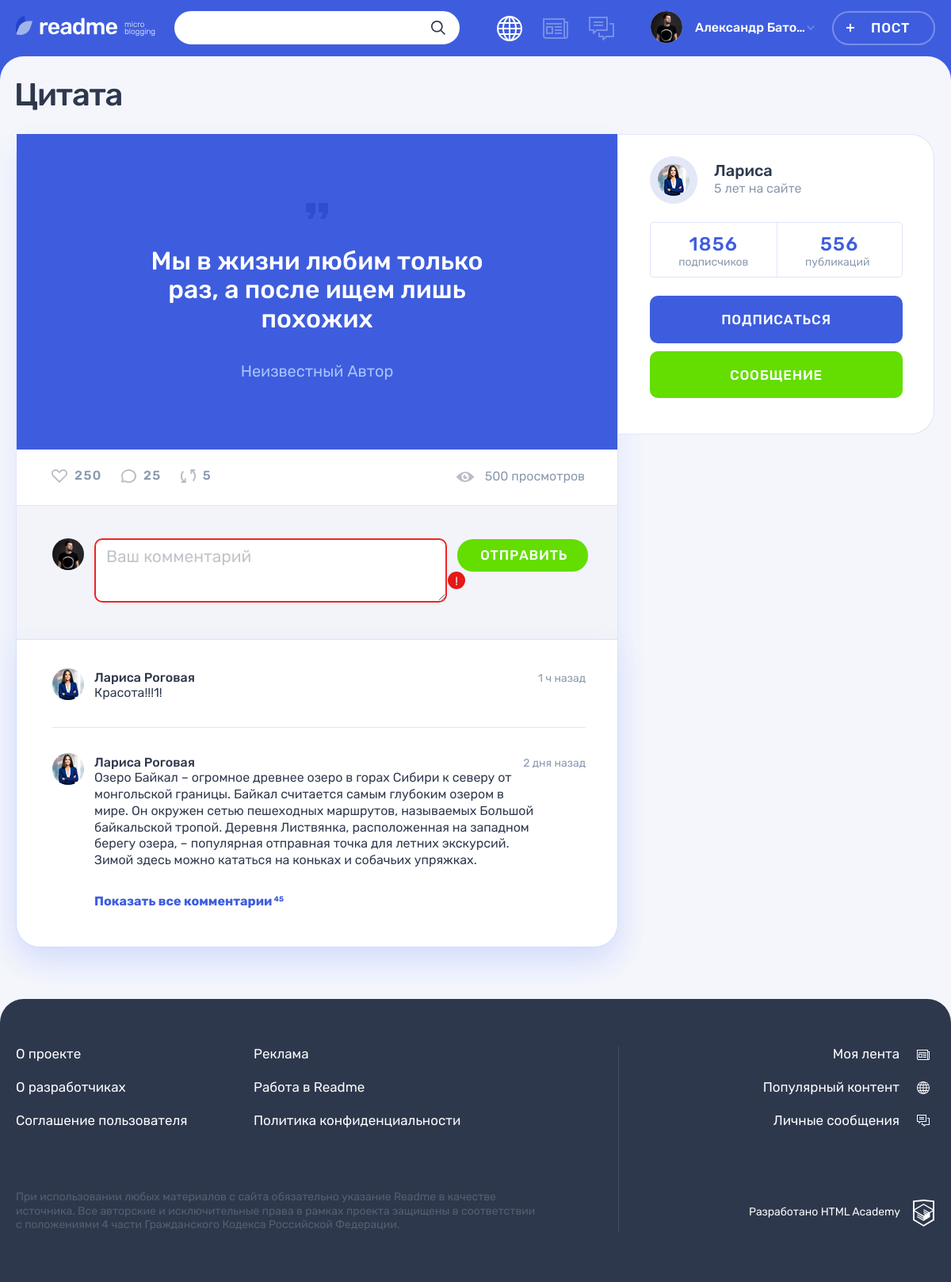
Screenshot of /post.php?post_id=1 with the database file from the repository.
### tables this page shows
CREATE TABLE IF NOT EXISTS posts (
  id BIGINT AUTO_INCREMENT PRIMARY KEY,
  post_datetime DATETIME DEFAULT CURRENT_TIMESTAMP,
  post_title TINYTEXT,
  post_content LONGTEXT,
  post_cite_author TINYTEXT,
  post_featured_image TINYTEXT,
  post_featured_video TINYTEXT,
  post_source_link TINYTEXT,
  post_views_count BIGINT DEFAULT 0,
  post_author_id BIGINT NOT NULL,
  post_type_id BIGINT,
  post_tags_list TINYTEXT
);

CREATE TABLE IF NOT EXISTS users (
  id BIGINT AUTO_INCREMENT PRIMARY KEY,
  user_email VARCHAR(255) NOT NULL UNIQUE,
  user_login TINYTEXT,
  user_password TINYTEXT,
  user_avatar TINYTEXT
);

### helpers.php (called while the page is built, shortened)
<?php
function include_template($name, array $data = [])
{
    $name = 'templates/' . $name;
    extract($data);
    require $name;
    $result = ob_get_clean();
    return $result;
}

### post.php (the view, shortened to what this page needs)
<?php
require_once 'helpers.php';
$page_title = "readme: популярное";
$is_auth = rand(0, 1);
$user_name = 'Александр Батолло';
$active_post = filter_input(INPUT_GET, 'post_id');
require_once 'init.php';
if (!$link) {
  $error = mysqli_connect_error();
  $content = include_template('error.php', ['error' => $error]);
} else {
  $sql = "SELECT * FROM posts p " .
      "INNER JOIN users u ON post_author_id = u.id " .
      "INNER JOIN content_types ct ON post_type_id = ct.id " .
      "WHERE p.id = $active_post";
  $result = mysqli_query($link, $sql);
  if ($result) {
    $active_post_col = mysqli_fetch_all($result, MYSQLI_ASSOC);
    $active_content_type_class = $active_post_col[0]['content_type_class'];
    $active_post_title = $active_post_col[0]['post_title'];
    $active_post_content = $active_post_col[0]['post_content'];
    $active_post_source_link = $active_post_col[0]['post_source_link'];
    $active_post_user_login = $active_post_col[0]['user_login'];
    $active_post_user_avatar = $active_post_col[0]['user_avatar'];
  }
}
$post_content = include_template(
    "post-$active_content_type_class.php",
    [
        'content' => $active_post_content,
        'post_source_link' => $active_post_source_link
    ]
);
$page_content = include_template(
    'single-post.php',
    [
        'content' => $post_content,
        'post' => $active_post,
        'title' => $active_post_title,
        'active_post_user_login' => $active_post_user_login,
        'active_post_user_avatar' => $active_post_user_avatar
    ]
);
$layout_content = include_template(
    'layout.php',
    [
        'content' => $page_content,
        'modifier' => 'page__main--publication',
        'title' => $page_title,
        'user_name' => $user_name,
        'is_auth' => $is_auth
    ]
);
print($layout_content);

### templates/post-quote.php
<div class="post-details__image-wrapper post-quote">
  <div class="post__main">
    <blockquote>
      <p>
        <?= $content ?>
      </p>
      <cite><?= $post_source_link ?></cite>
    </blockquote>
  </div>
</div>

### templates/single-post.php (shortened to what this page needs)
<div class="container">
  <h1 class="page__title page__title--publication"><?= $title ?></h1>
  <section class="post-details">
    <div class="post-details__wrapper post-photo">
      <div class="post-details__main-block post post--details">
        <?= $content ?>
        <div class="post__indicators">
          <div class="post__buttons">
            <a class="post__indicator post__indicator--likes button" href="#" title="Лайк">
              <svg class="post__indicator-icon" width="20" height="17">
                <use xlink:href="#icon-heart"></use>
              </svg>
              <span>250</span>
            </a>
            <a class="post__indicator post__indicator--comments button" href="#" title="Комментарии">
              <svg class="post__indicator-icon" width="19" height="17">
                <use xlink:href="#icon-comment"></use>
              </svg>
              <span>25</span>
            </a>
            <a class="post__indicator post__indicator--repost button" href="#" title="Репост">
              <svg class="post__indicator-icon" width="19" height="17">
                <use xlink:href="#icon-repost"></use>
              </svg>
              <span>5</span>
            </a>
          </div>
          <span class="post__view">500 просмотров</span>
        </div>
        <div class="comments">
          <form class="comments__form form" action="#" method="post">
            <div class="comments__my-avatar">
              <img class="comments__picture" src="img/userpic-medium.jpg" alt="Аватар пользователя">
            </div>
            <div class="form__input-section form__input-section--error">
              <textarea class="comments__textarea form__textarea form__input" placeholder="Ваш комментарий"></textarea>
              <button class="form__error-button button" type="button">!</button>
            </div>
            <button class="comments__submit button button--green" type="submit">Отправить</button>
          </form>
          <div class="comments__list-wrapper">
            <ul class="comments__list">
              <li class="comments__item user">
                <div class="comments__avatar">
                  <a class="user__avatar-link" href="#">
                    <img class="comments__picture" src="img/userpic-larisa.jpg" alt="Аватар пользователя">
                  </a>
                </div>
                <div class="comments__info">
                  <div class="comments__name-wrapper">
                    <a class="comments__user-name" href="#">
                      <span>Лариса Роговая</span>
                    </a>
                    <time class="comments__time" datetime="2019-03-20">1 ч назад</time>
                  </div>
                  <p class="comments__text">
                    Красота!!!1!
                  </p>
                </div>
              </li>
              <li class="comments__item user">
                <div class="comments__avatar">
                  <a class="user__avatar-link" href="#">
                    <img class="comments__picture" src="img/userpic-larisa.jpg" alt="Аватар пользователя">
                  </a>
                </div>
                <div class="comments__info">
                  <div class="comments__name-wrapper">
                    <a class="comments__user-name" href="#">
                      <span>Лариса Роговая</span>
                    </a>
                    <time class="comments__time" datetime="2019-03-18">2 дня назад</time>
                  </div>
                  <p class="comments__text">
                    Озеро Байкал – огромное древнее озеро в горах Сибири к северу от монгольской границы. Байкал считается самым глубоким озером в мире. Он окружен сетью пешеходных маршрутов, называемых Большой байкальской тропой. Деревня Листвянка, расположенная на западном берегу озера, – популярная отправная точка для летних экскурсий. Зимой здесь можно кататься на коньках и собачьих упряжках.
                  </p>
                </div>
              </li>
            </ul>
            <a class="comments__more-link" href="#">
              <span>Показать все комментарии</span>
              <sup class="comments__amount">45</sup>
            </a>
          </div>
        </div>
      </div>
      <div class="post-details__user user">
        <div class="post-details__user-info user__info">
          <div class="post-details__avatar user__avatar">
            <a class="post-details__avatar-link user__avatar-link" href="#">
              <img class="post-details__picture user__picture" src="img/<?= $active_post_user_avatar ?>" alt="Аватар пользователя">
            </a>
          </div>
          <div class="post-details__name-wrapper user__name-wrapper">
            <a class="post-details__name user__name" href="#">
              <span><?= $active_post_user_login ?></span>
            </a>
            <time class="post-details__time user__time" datetime="2014-03-20">5 лет на сайте</time>
          </div>
        </div>
        <div class="post-details__rating user__rating">
          <p class="post-details__rating-item user__rating-item user__rating-item--subscribers">
            <span class="post-details__rating-amount user__rating-amount">1856</span>
            <span class="post-details__rating-text user__rating-text">подписчиков</span>
          </p>
          <p class="post-details__rating-item user__rating-item user__rating-item--publications">
            <span class="post-details__rating-amount user__rating-amount">556</span>
            <span class="post-details__rating-text user__rating-text">публикаций</span>
          </p>
        </div>
        <div class="post-details__user-buttons user__buttons">
          <button class="user__button user__button--subscription button button--main" type="button">Подписаться</button>
          <a class="user__button user__button--writing button button--green" href="#">Сообщение</a>
        </div>
      </div>
    </div>
  </section>
</div>

### rows the page displays
posts: post_content "Мы в жизни любим только раз, а после ищем лишь похожих", post_source_link "Неизвестный Автор", users.user_avatar (picture), users.user_login "Лариса"

### other values shown
$user_name "Александр Бато…"
$title "Цитата"
